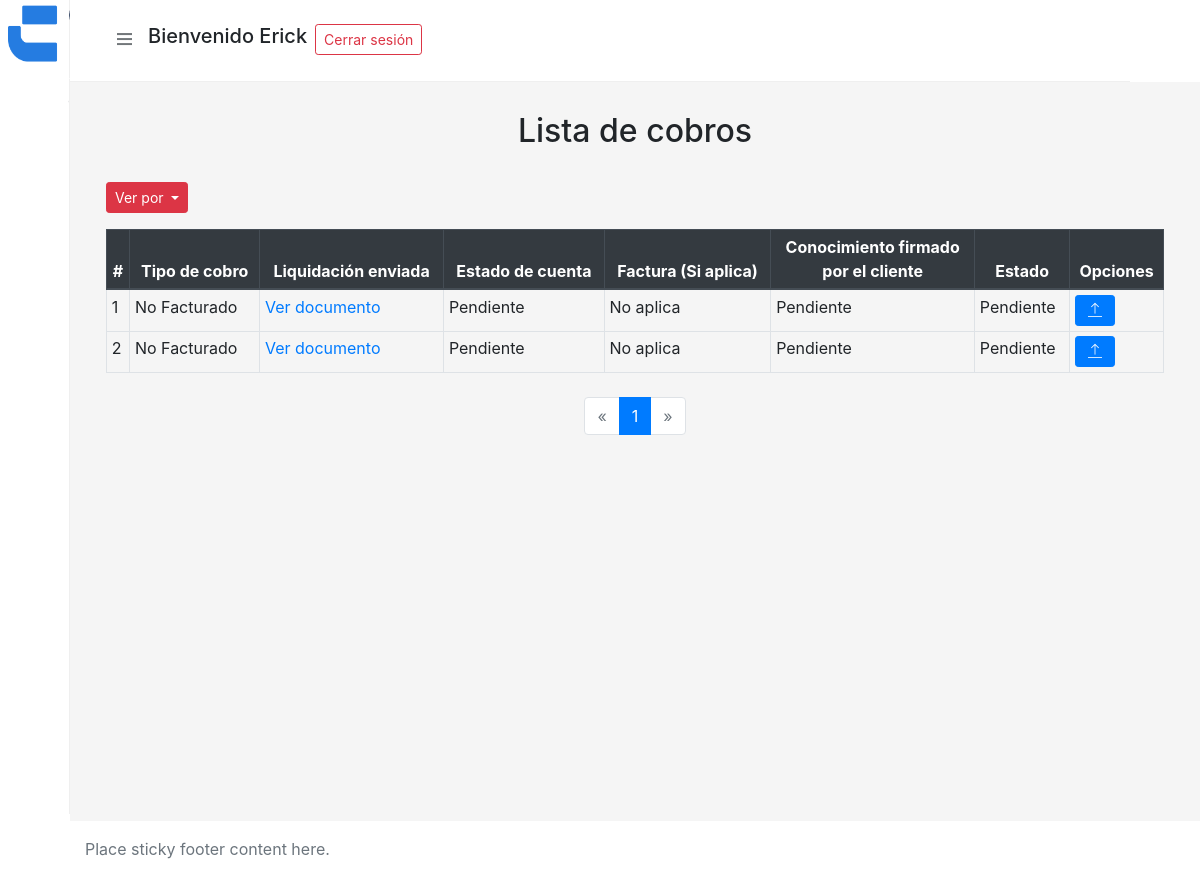
Screenshot of /spendings/ (signed in) with the database file from the repository.
### spending_control/models.py (models this page shows, shortened)
class Spending(models.Model):
    class SPENDING_TYPE(models.TextChoices):
        INVOICED = 'INVOICED', 'Facturado'
        NOT_INVOICED = 'NOT_INVOICED', 'No Facturado'
    class STATUS(models.TextChoices):
        PENDING = 'PENDING', 'Pendiente'
        FINISHED = 'FINISHED', 'Finalizado'
        DELETED = 'DELETED', 'Eliminado'
    created_by = models.ForeignKey(
        get_user_model(),
        on_delete=models.PROTECT,
        related_name='spendings_registered'
    )
    created_at = models.DateTimeField(auto_now_add=True)
    liquidations = models.ManyToManyField(
        'liquidations.Liquidation',
        related_name='spendings_registered'
    )
    liquidation_sent = models.FileField(upload_to='liquidation_sent/', null=True, blank=True)
    account_status = models.FileField(upload_to='account_status/', null=True, blank=True)
    invoice = models.FileField(upload_to='invoice/', null=True, blank=True)
    liquidation_certificate = models.FileField(upload_to='liquidation_certificate/', null=True, blank=True)
    signed_liquidation_certificate = models.FileField(upload_to='signed_liquidation_certificate/', null=True, blank=True)
    type = models.CharField(max_length=100, choices=SPENDING_TYPE.choices, default=SPENDING_TYPE.NOT_INVOICED)
    status = models.CharField(max_length=100, choices=STATUS.choices, default=STATUS.PENDING)
    totals_match = models.BooleanField(default=True)
    justification = models.TextField(null=True, blank=True)
    @property
    def can_generate_liquidation_certificate(self):
        if self.type == self.SPENDING_TYPE.INVOICED:
            return all([
                self.liquidation_sent,
                self.account_status,
                self.invoice,
                not self.liquidation_certificate
            ])
        else:
            return all([
                self.liquidation_sent,
                self.account_status,
                not self.liquidation_certificate
            ])

### spending_control/views.py (the view)
# urls.py: path('spendings/', SpendingListView.as_view(), name='spending-list'),
class SpendingListView(FilterView):
    template_name = 'spending_control/spending_list.html'
    context_object_name = 'spendings'
    queryset = Spending.objects.all().order_by('-created_at')
    filterset_class = SpendingFilter
    paginate_by = 10
    def get_context_data(self, **kwargs):
        context = super().get_context_data(**kwargs)
        parse_url = urlparse(self.request.build_absolute_uri())
        base_url = parse_url.scheme + "://" + parse_url.netloc + parse_url.path
        base_url += '?page=1'
        context['filters'] = [
            {'label': 'Ver todos', 'url': base_url},
            {'label': 'Pendiente de estado de cuenta', 'url': f'{base_url}&account_status='},
            {'label': 'Pendiente de factura', 'url': f'{base_url}&invoice='},
            {'label': 'Pendiente de conocimiento firmado', 'url': f'{base_url}&liquidation_certificate='},
        ]
        return context

### spending_control/templates/spending_control/spending_list.html (shortened to what this page needs)
{% extends "base.html" %}
{% load static %}
{% block main %}
<div id="spending-list">
  <h2 class="text-center">Lista de cobros</h2>
  <main class="mt-3 p-3">
    <section id="button-group">
      <div class="btn-group">
        <button
          type="button"
          class="btn btn-danger dropdown-toggle btn-sm"
          data-toggle="dropdown"
          aria-expanded="false"
        >
          Ver por
        </button>
      </div>
    </section>
    <section id="table-spendings">
      <div class="table-responsive mt-3">
        <table class="table table-sm table-bordered table-hover">
          <thead class="thead-dark text-center">
            <tr>
              <th scope="col">#</th>
              <th scope="col">Tipo de cobro</th>
              <th scope="col">Liquidación enviada</th>
              <th scope="col">Estado de cuenta</th>
              <th scope="col">Factura (Si aplica)</th>
              <th scope="col">Conocimiento firmado <br />por el cliente</th>
              <th scope="col">Estado</th>
              <th scope="col">Opciones</th>
            </tr>
          </thead>
          <tbody>
            {% for spending in spendings %}
            <tr>
              <td>{{ forloop.counter }}</td>
              <td>{{ spending.get_type_display }}</td>
              <td>
                {% if spending.liquidation_sent %}
                  <a href="{{ spending.liquidation_sent.url }}" target="_blank">Ver documento</a>
                {% else %}
                  No disponible
                {% endif %}
              </td>
              <td>
                {% if spending.account_status %}
                  <a href="{{ spending.account_status.url }}" target="_blank">Ver documento</a>
                {% else %}
                  Pendiente
                {% endif %}
              </td>
              <td>
                {% if spending.type == 'INVOICED' %}
                  {% if spending.invoice %}
                    <a href="{{ spending.invoice.url }}" target="_blank">Ver documento</a>
                  {% else %}
                    Pendiente
                  {% endif %}
                {% else %}
                  No aplica
                {% endif %}
              </td>
              <td>
                {% if spending.signed_liquidation_certificate %}
                  <a href="{{ spending.signed_liquidation_certificate.url }}" target="_blank">Ver documento</a>
                {% else %}
                  Pendiente
                {% endif %}
              </td>
              <td>{{ spending.get_status_display }}</td>
              {% if spending.signed_liquidation_certificate %}
                <td>Proceso finalizado</td>
              {% else %}
                <td>
                  {% include "spending_control/components/action_buttons.html" with data=spending %}
                </td>
              {% endif %}
            </tr>
            {% endfor %}
          </tbody>
        </table>
      </div>
      {% include "spending_control/components/pagination.html" %}
    </section>
  </main>
</div>
{% endblock main %}

### templates/base.html (shortened to what this page needs)
{% load static %}
<!doctype html>
<html>
<head>
    <link rel="stylesheet" href="{% static 'css/loading-btn/loading-btn.css' %}">
    <link rel="stylesheet" href="{% static 'global/css/style.css' %}">
    <link rel="stylesheet" href="https://cdn.jsdelivr.net/npm/bootstrap@4.6.1/dist/css/bootstrap.min.css">
    <link rel="stylesheet" href="{% static 'css/iconsmind/style.css' %}">
    <link rel="stylesheet" href="{% static 'css/index/themify-icons.css' %}">
    <link rel="stylesheet" href="{% static 'css/simple-line-icons/css/simple-line-icons.css' %}">
    <link rel="stylesheet" href="https://cdnjs.cloudflare.com/ajax/libs/jqueryui/1.12.1/jquery-ui.min.css">
</head>
<body class="app">
<div>
    <div class="sidebar">
        <div class="sidebar-inner">
            <div class="sidebar-logo">
                <div class="peers ai-c fxw-nw">
                    <div class="peer peer-greed">
                        <a class="sidebar-link td-n" href="#">
                            <div class="peers ai-c fxw-nw">
                                <div class="peer">
                                    <div class="logo"><img id="logo" src="{% static 'global/assets/images/new_logo_consortium_azul_hrz.png' %}" width="245" height="70" style="margin-left: 8px;" alt=""></div>
                                </div>
                            </div>
                        </a>
                    </div>
                </div>
            </div>
            <ul class="sidebar-menu scrollable pos-r">
                <li class="nav-item">
                    <a class="sidebar-link" href="{% url 'spending_control:spending-list' %}">
                        <span class="icon-holder">  <i id="notification-icon" class="iconsmind-Folder-Organizing" ></i> </span>
                    </a>
                </li>
            </ul>
        </div>
    </div>
    <div class="page-container">
        <div class="header navbar">
            <div class="header-container">
                <ul class="nav-left">
                    <li><a id="sidebar-toggle" class="sidebar-toggle" href="javascript:void(0);"><i class="ti-menu"></i></a></li>
                </ul>
                <ul class="nav-right">
                    <li class="dropdown mr-2">
                        <div class="peer"><h5 class="c-grey-900 mt-3 " id="username-nav"> Bienvenido {{ user.username }} </h5></div>
                    </li>
                    <form method="post" action="{% url 'logout' %}" class="d-inline">
                      <button type="submit" class="btn btn-outline-danger mt-3 mr-2 btn-sm">
                          Cerrar sesión
                      </button>
                  </form>
                </ul>
            </div>
        </div>
        <main class="main-content">
            <div id="mainContent">
                {% block main %}
                {% endblock main %}
            </div>
        </main>
        <footer class="footer mt-auto py-3">
            <div class="container">
              <span class="text-muted">Place sticky footer content here.</span>
            </div>
        </footer>
    </div>
</div>
</body>
</html>

### spending_control/templates/spending_control/components/action_buttons.html (shortened to what this page needs)
{% if not data.totals_match and data.justification|length == 0 %}
    <button
        class="btn btn-sm btn-warning mr-1"
        data-target="#addJustificationModal"
        data-toggle="modal"
        title="Agregar justificacion"
        id="btnAddJustification"
        @click.prevent="getSpendingId({{ spending.id }})">
        <i class="ti-comment-alt p-1" style="cursor: pointer"></i>
    </button>
{% elif data.can_generate_liquidation_certificate %}
    <a href="{% url 'spending_control:generate-liquidation-certificate' pk=data.pk %}" target="_blank" class="btn btn-sm btn-secondary mr-1" title="Generar conocimiento">
        <i class="ti-import p-1" style="cursor: pointer"></i>
    </a>
{% else %}
<button
    data-toggle="modal"
    data-target="#uploadDocumentModal"
    title="Subir documento"
    class="btn btn-sm btn-primary mr-1"
    id="uploadDocumentButton"
    @click="getDocumentNameToUpload({{ spending.id }})"
    >
    <i class="ti-upload p-1" style="cursor: pointer"></i>
</button>
{% endif %}

### test_project/static/global/css/style.css (style rules this page uses)
.sidebar { background-color:#fff;bottom:0;overflow:hidden;position:fixed;top:0;-webkit-transition:all .2s ease;-o-transition:all .2s ease;transition:all .2s ease;width:280px;z-index:1000 }
.sidebar ul { list-style-type:none }
@media screen and (min-width:992px) and (max-width:1439px) { .sidebar { width:70px } }
@media screen and (min-width:992px) and (max-width:1439px) { .sidebar .sidebar-inner .sidebar-logo { border-bottom:1px solid transparent;padding:0 } }
@media screen and (min-width:992px) and (max-width:1439px) { .sidebar .sidebar-inner .sidebar-logo a .logo { background-position:50%;width:70px } }
@media screen and (min-width:992px) and (max-width:1439px) { .sidebar .sidebar-inner .sidebar-menu { overflow-x:hidden } }
.sidebar-inner { position:relative;height:100% }
.sidebar-logo { border-bottom:1px solid rgba(0,0,0,.0625);border-right:1px solid rgba(0,0,0,.0625);line-height:0;padding:0 20px;-webkit-transition:all .2s ease;-o-transition:all .2s ease;transition:all .2s ease }
.sidebar-logo a { display:inline-block;width:100% }
.sidebar-logo a .logo { background-position:0;background-repeat:no-repeat;display:inline-block;min-height:64px;width:100%;width:70px }
.sidebar-menu { border-right:1px solid rgba(0,0,0,.0625);height:calc(100vh - 65px);list-style:none;margin:0;overflow:auto;padding:0;position:relative }
.sidebar-menu:after { display:block;clear:both;content:\"\" }
.sidebar-menu .sidebar-link.active:before { background:#2196f3;border-radius:50%;content:\"\";display:block;height:8px;left:-4px;position:absolute;top:calc(50% - 4px);width:8px }
.sidebar-menu li { position:relative }
.sidebar-menu li a { color:#72777a;-webkit-transition:all .3s ease;-o-transition:all .3s ease;transition:all .3s ease }
.sidebar-menu>li>a { display:block;font-size:15px;font-weight:500;padding:5px 15px;position:relative;white-space:nowrap }
.sidebar-menu>li>a .icon-holder { border-radius:6px;display:inline-block;font-size:17px;height:35px;left:0;line-height:35px;margin-right:14px;position:relative;text-align:center;-webkit-transition:all .3s ease;-o-transition:all .3s ease;transition:all .3s ease;width:35px }
.header { background-color:#fff;border-bottom:1px solid rgba(0,0,0,.0625);display:block;margin-bottom:0;padding:0;position:fixed;-webkit-transition:all .2s ease;-o-transition:all .2s ease;transition:all .2s ease;width:calc(100% - 280px);z-index:800 }
@media screen and (min-width:992px) and (max-width:1439px) { .header { width:calc(100% - 70px) } }
.header .header-container { height:65px }
.header .header-container:after { display:block;clear:both;content:\"\" }
.header .header-container .nav-left,.header .header-container .nav-right { list-style:none;margin-bottom:0;padding-left:0;position:relative }
.header .header-container .nav-left>li,.header .header-container .nav-right>li { float:left }
.header .header-container .nav-left>li>a,.header .header-container .nav-right>li>a { color:#72777a;display:block;line-height:65px;min-height:65px;padding:0 15px;-webkit-transition:all .2s ease-in-out;-o-transition:all .2s ease-in-out;transition:all .2s ease-in-out }
.header .header-container .nav-left>li>a i,.header .header-container .nav-right>li>a i { font-size:17px }
.header .header-container .nav-left { float:left;margin-left:15px }
.header .header-container .nav-right { float:right }
.page-container { min-height:100vh;padding-left:280px;-webkit-transition:all .2s ease;-o-transition:all .2s ease;transition:all .2s ease }
@media screen and (min-width:992px) and (max-width:1439px) { .page-container { padding-left:70px } }
.main-content { padding:30px 20px 20px;min-height:calc(100vh - 61px) }
.dropdown-toggle:after { display:inline-block;width:0;height:0;margin-left:.255em;vertical-align:.255em;content:\"\";border-top:.3em solid;border-right:.3em solid transparent;border-bottom:0;border-left:.3em solid transparent }

### templates/base.html (style rules this page uses)
main { background-color: #f5f5f5!important; }
.iconsmind-Folder-Organizing, .iconsmind-Check { font-size: 22px; }

### rows the page displays
Spending: type "No Facturado", account_status "Pendiente", shows "No aplica", signed_liquidation_certificate "Pendiente", status "Pendiente"
Spending: type "No Facturado", account_status "Pendiente", shows "No aplica", signed_liquidation_certificate "Pendiente", status "Pendiente"

### other values shown
{{ user.username }} "Erick"
{{ i }} "1"
